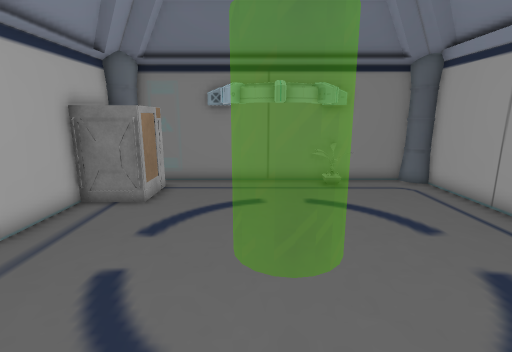
[1] (above)

16 first-person views from a walk through a scene from a Unity 3-D project. The camera is 1.5 m above the floor, tilts 12° down and sees 85° across. The floor is counted in squares, 0.5 m on a side. Each view is taken from the middle of a square. On the plan, view 1 faces up. The plan holds only what a view shows up to about 20 squares ahead; the rest is blank. The player character is not drawn. Some surface patterns are stand-ins.

[2]
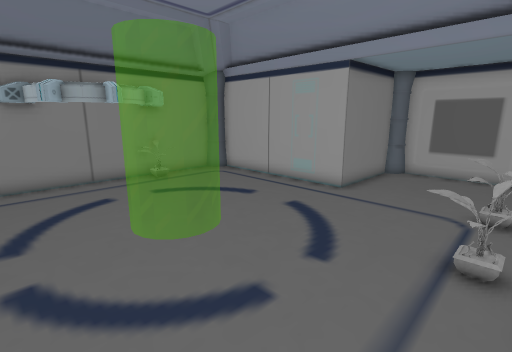

[3]
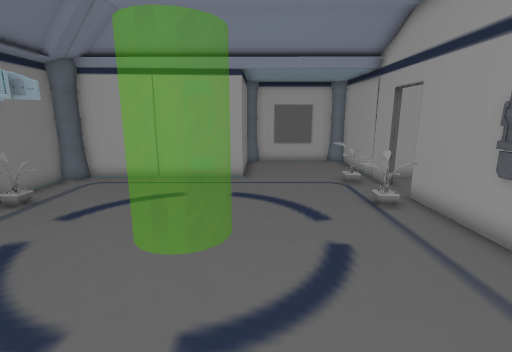

[4]
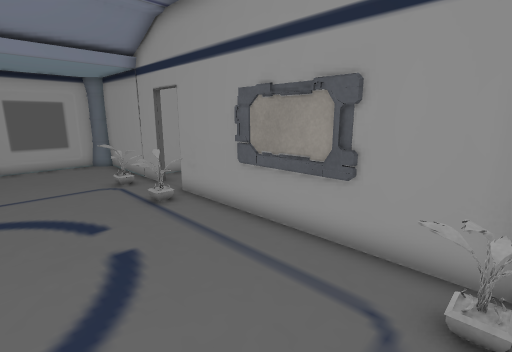

[5]
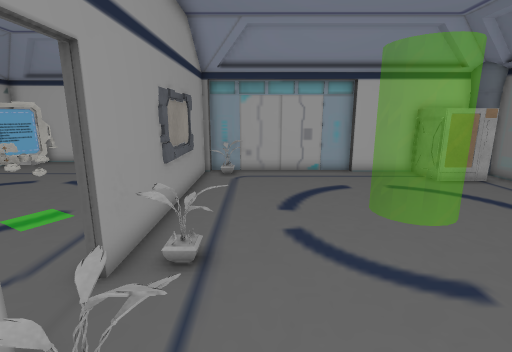

[6]
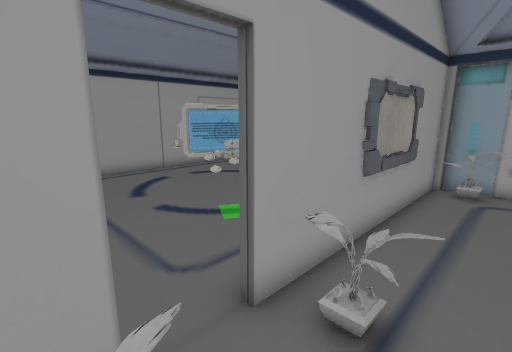

[7]
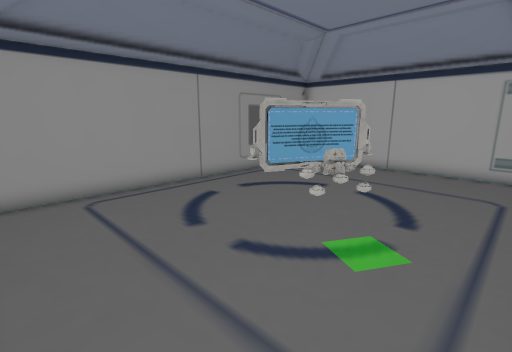

[8]
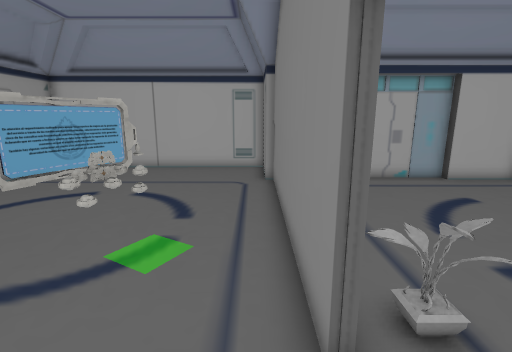

[9]
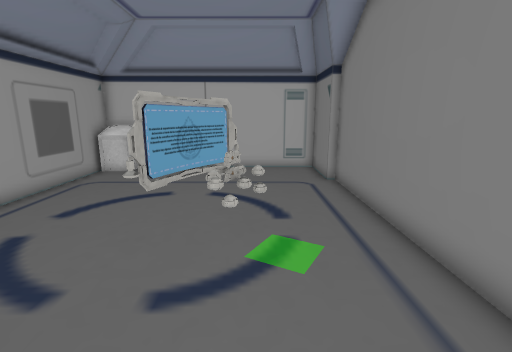

[10]
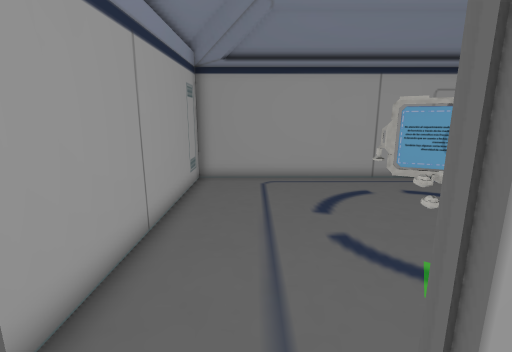

[11]
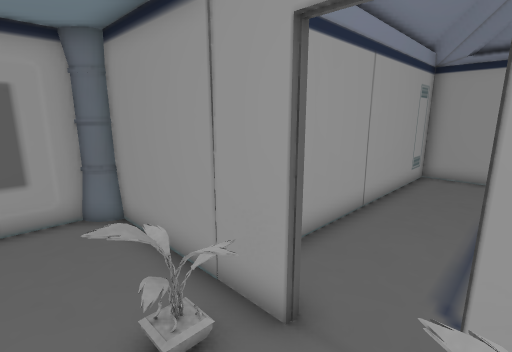

[12]
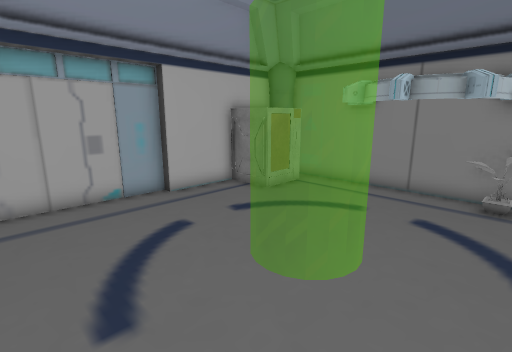

[13]
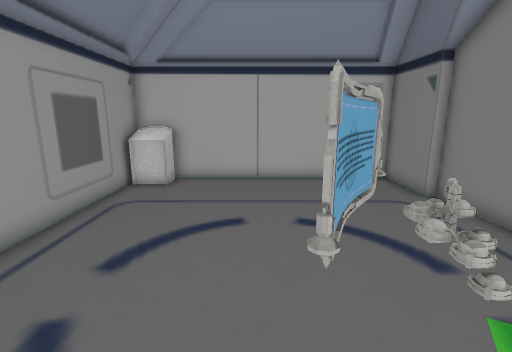

[14]
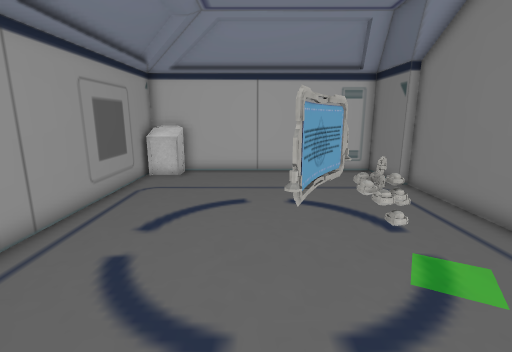

[15]
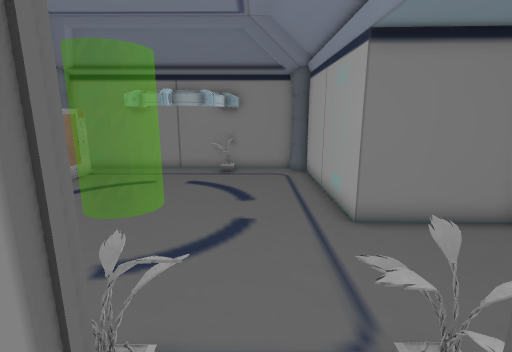

[16]
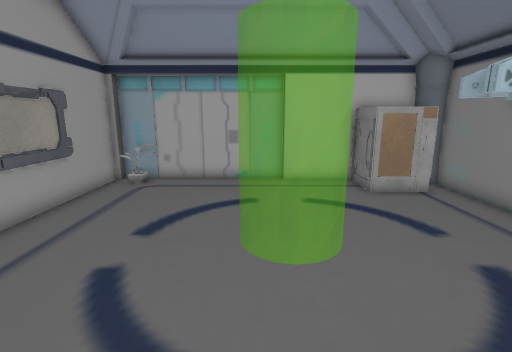

### Floor plan
Points are (right, up) in squares from view 1. A wall is a line through its corners. A room is listed if a view was taken in it or the views show most of it. See-through windows are left out.
Room 1 (views 1, 2, 3, 4, 5, 6, 7, 8, 9, 10, 11, 12, 13, 14, 15, 16)
walls: (0.4, -1.8) (4.2, -1.8) (4.2, -2.1) (0.5, -2.1); (-2.4, -2.1) (-6.4, -2.1); (6.2, -2.2) (6.2, -1.8) (12.6, -1.8); (-6.4, -1.8) (-2.4, -1.8); (-6.3, -2.5) (-9.7, -2.5) (-9.7, -14.8) (7.9, -14.8) (7.9, -2.9); (13.2, -1.1) (13.2, 4); (-6.3, 9.5) (-6.3, 6.3) (-6.8, 6.3) (-6.8, -1.5) (-6.3, -1.5); (12.6, 4.6) (7.9, 4.7) (7.9, 12.6); (-1.4, 13.2) (-5.5, 13.2); (7.1, 13.2) (2.4, 13.2); (-9.4, -12.9) (-8.3, -12.9)
low walls: (-8.3, -12.9) (-8.3, -14.5)
objects: other object (-6, -1) to (-5, 0); other object (-6, 10) to (-4, 12); other object (-1, -8) to (2, -6); other object (3, -1) to (4, 0); other object (3, 12) to (4, 12); other object (6, -1) to (8, 0)

Where each view was taken, in squares from view 1:
view 1: 0 up, 0 right, facing up
view 2: 1 down, 3 left, facing up-right
view 3: 4 up, 6 left, facing right
view 4: 4 up, 6 left, facing down-right
view 5: 1 up, 9 right, facing left
view 6: 1 up, 7 right, facing down-left
view 7: 3 down, 7 right, facing down-left
view 8: 3 down, 7 right, facing left
view 9: 6 down, 7 right, facing left
view 10: 1 down, 5 right, facing down
view 11: 1 up, 4 right, facing down-right
view 12: 1 up, 4 right, facing up-left
view 13: 9 down, 4 right, facing left
view 14: 9 down, 6 right, facing left
view 15: 3 down, 5 right, facing up
view 16: 5 up, 7 right, facing left
